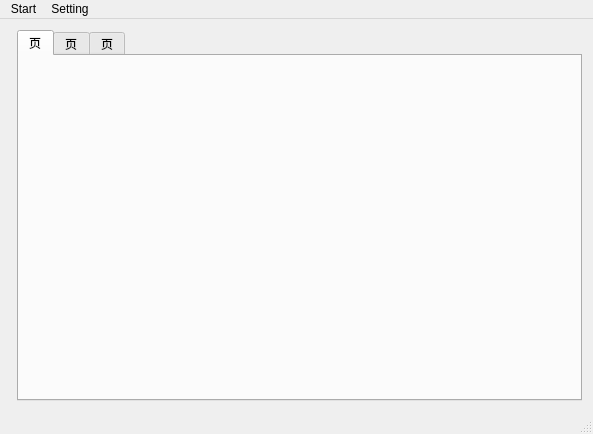
<?xml version="1.0" encoding="UTF-8"?>
<ui version="4.0">
 <class>MainWindow</class>
 <widget class="QMainWindow" name="MainWindow">
  <property name="geometry">
   <rect>
    <x>0</x>
    <y>0</y>
    <width>593</width>
    <height>434</height>
   </rect>
  </property>
  <property name="windowTitle">
   <string>MainWindow</string>
  </property>
  <widget class="QWidget" name="centralWidget">
   <layout class="QGridLayout" name="gridLayout">
    <item row="0" column="0">
     <widget class="QWidget" name="widget" native="true"/>
    </item>
    <item row="0" column="1">
     <widget class="QTabWidget" name="tabWidget">
      <property name="currentIndex">
       <number>0</number>
      </property>
      <widget class="QWidget" name="tab">
       <attribute name="title">
        <string>页</string>
       </attribute>
      </widget>
      <widget class="QWidget" name="tab_2">
       <attribute name="title">
        <string>页</string>
       </attribute>
      </widget>
      <widget class="QWidget" name="tab_3">
       <property name="font">
        <font>
         <family>Agency FB</family>
         <pointsize>14</pointsize>
        </font>
       </property>
       <attribute name="title">
        <string>页</string>
       </attribute>
      </widget>
     </widget>
    </item>
   </layout>
  </widget>
  <widget class="QMenuBar" name="menuBar">
   <property name="geometry">
    <rect>
     <x>0</x>
     <y>0</y>
     <width>593</width>
     <height>23</height>
    </rect>
   </property>
   <widget class="QMenu" name="menuConnect">
    <property name="title">
     <string>Start</string>
    </property>
    <addaction name="actionStart"/>
   </widget>
   <widget class="QMenu" name="menuSetting">
    <property name="title">
     <string>Setting</string>
    </property>
    <addaction name="actionLocal_Listen_Port"/>
    <addaction name="actionGraphics_View_Setting"/>
    <addaction name="actionConnect_Setting"/>
   </widget>
   <addaction name="menuConnect"/>
   <addaction name="menuSetting"/>
  </widget>
  <widget class="QStatusBar" name="statusBar"/>
  <action name="actionConnect">
   <property name="text">
    <string>Connect</string>
   </property>
  </action>
  <action name="actionLocal_Listen_Port">
   <property name="text">
    <string>PC Preference</string>
   </property>
   <property name="shortcut">
    <string>Alt+P</string>
   </property>
  </action>
  <action name="actionStart">
   <property name="text">
    <string>Start</string>
   </property>
   <property name="shortcut">
    <string>Alt+T</string>
   </property>
  </action>
  <action name="actionGraphics_View_Setting">
   <property name="text">
    <string>GraphicsView Preference</string>
   </property>
   <property name="shortcut">
    <string>Alt+G</string>
   </property>
  </action>
  <action name="actionConnect_Setting">
   <property name="text">
    <string>OBU Preference</string>
   </property>
   <property name="shortcut">
    <string>Alt+O</string>
   </property>
  </action>
 </widget>
 <layoutdefault spacing="6" margin="11"/>
 <resources/>
 <connections/>
</ui>
